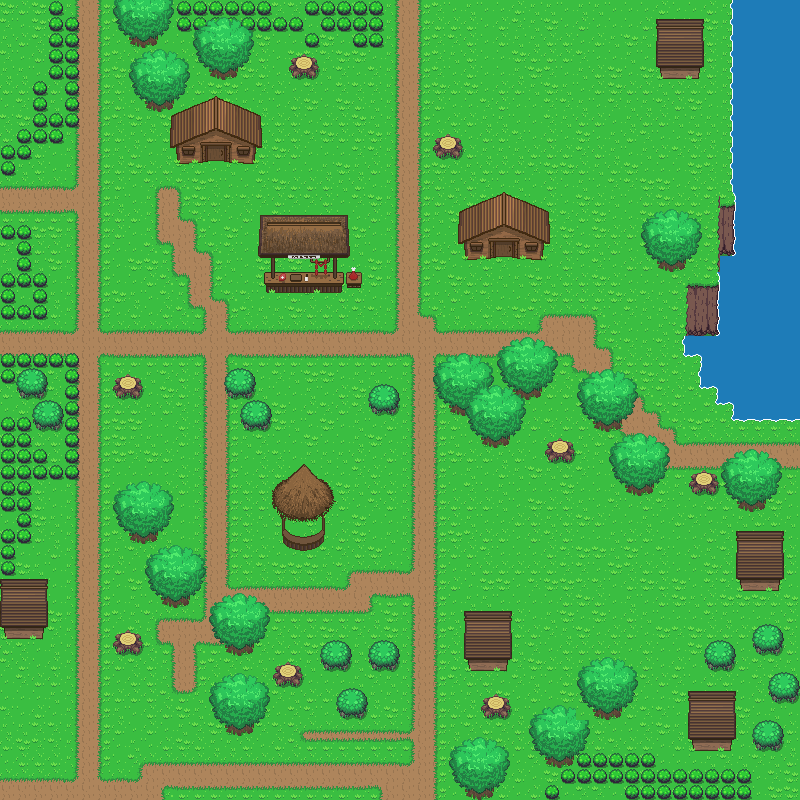

This is a level from a 2D game, rendered from its Tiled map with the project's own tilesets. A one-line summary and the map file follow, with tile-layer data summarised:
An orthogonal 50x50 tile map with 16x16 px tiles, 6 tile layers (Tile Layer 1, Tile Layer 2, Tile Layer 3, Tile Layer 4, ...), 2 tilesets.

<map version="1.0" tiledversion="1.0.2" orientation="orthogonal" renderorder="left-down" width="50" height="50" tilewidth="16" tileheight="16" nextobjectid="1">
 <tileset firstgid="1" source="../Tileset/Overworld.tsx" />
 <tileset firstgid="1729" source="../Tileset/Building.tsx" />
 <layer name="Tile Layer 1" width="50" height="50">
  <data>[2500 cells, 2500 non-empty, 28 distinct tile ids]</data>
 </layer>
 <layer name="Tile Layer 2" width="50" height="50">
  <data>[2500 cells, 230 non-empty, 20 distinct tile ids]</data>
 </layer>
 <layer name="Tile Layer 3" width="50" height="50">
  <data>[2500 cells, 0 non-empty, 0 distinct tile ids]</data>
 </layer>
 <layer name="Tile Layer 4" width="50" height="50">
  <data>[2500 cells, 104 non-empty, 51 distinct tile ids]</data>
 </layer>
 <layer name="Abovelayer" width="50" height="50">
  <properties>
   <property name="unity:sortingLayerName" value="AbovePlayer" />
  </properties>
  <data>[2500 cells, 200 non-empty, 84 distinct tile ids]</data>
 </layer>
 <layer name="AbovePlayer" width="50" height="50">
  <properties>
   <property name="unity:sortingLayerName" value="AbovePlayer" />
  </properties>
  <data>[2500 cells, 163 non-empty, 14 distinct tile ids]</data>
 </layer>
</map>
